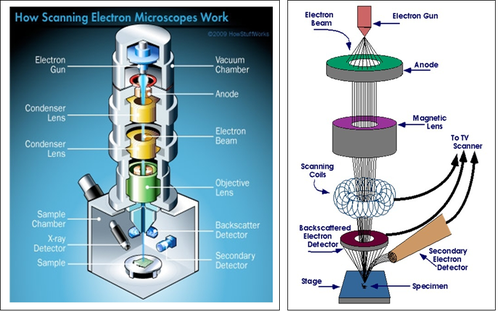
#> input picture images/how sem works.png, 498 x 311 px, shrunk from 849 x 531 before the run
$ python main.py
#> lines starting #> are read from the running program, lines starting #| are printed output that depends on the picture
#> further down, img is the input picture: shape (311, 498, 3); mean B, G, R 193.2, 182.2, 157.7
import cv2
import numpy as np
import os
import matplotlib.pyplot as plt
import matplotlib.image as mpimg
from scipy.ndimage import median_filter

from PIL import Image

def rgb2gl(img):

    img_gl = np.zeros([img.shape[0],img.shape[1]])
    dim = img.shape[-1]
#> dim = 3
    for k in range(dim):
        img_gl += img[:,:,k]
#> this loop made 3 passes
#> pass 1, in rgb2gl, `img_gl += img[:,:,k]`:
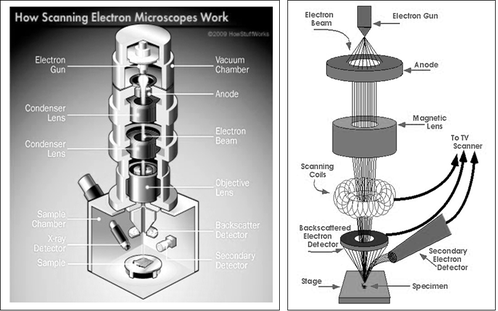
#> img_gl: shape (311, 498) float64; min 0, max 255, mean 193.2
#> pass 2, in rgb2gl, `img_gl += img[:,:,k]`:
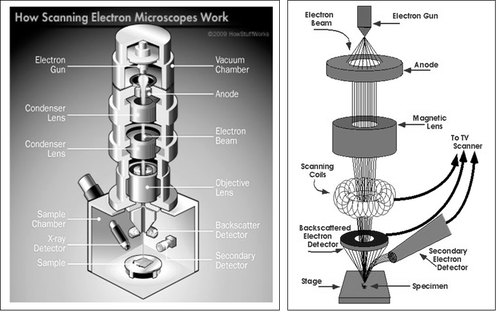
#> img_gl: shape (311, 498) float64; min 0, max 510, mean 375.4; drawn with min black and max white
#> pass 3, in rgb2gl, `img_gl += img[:,:,k]`:
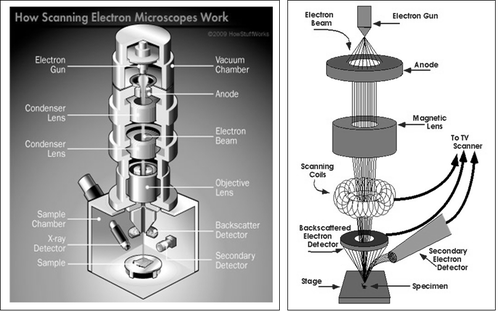
#> img_gl: shape (311, 498) float64; min 0, max 765, mean 533.1; drawn with min black and max white
    img_gl /= 3
    img_gl = img_gl.astype(np.uint8)
    return img_gl


file1 = 'images/how sem works.png'
file2 = 'images/Misc_pollen.jpg'
images_path = 'images/DIP3E_Original_Images_CH01'
filename = file1

# CV2 image display
img = cv2.imread(filename)
cv2.imshow('image', img)
cv2.waitKey(0)

img_gl = rgb2gl(img)
cv2.imshow('image', img_gl)
cv2.waitKey(0)

file_list = os.listdir(images_path)

contrast_vec = np.arange(0)
contrast_vec_median = np.arange(0)

# [12 lines of commented-out code are left out]
median_size = 3
images_path = 'images/res_contrast'
#> (the run stopped early here; a loop or call above may not have finished)
